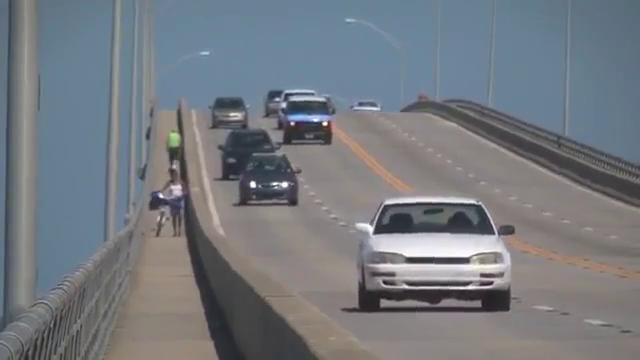
#> input picture frame 91 of Video_Car.mp4, 640 x 360 px
$ jupyter execute OpenCV_VideoBasics.ipynb
#> lines starting #> are read from the running program, lines starting #| are printed output that depends on the picture; after the words box and inside, x2 and y2 are one past the last pixel; in counts of white or black regions, pixels touching at a corner belong together
[cell 1]
import cv2

[cell 2]
cap = cv2.VideoCapture("C:\\Users\\SHYAM\\Downloads\\Video_Car.mp4")

[cell 3]
#Converting BGR to Gray scale
while (cap.isOpened()):
    ret, frame = cap.read()
#> frame is the input picture: shape (360, 640, 3); mean B, G, R 127.8, 121.7, 116.8

    # convert BGR format to Grayscale
    gray_frame = cv2.cvtColor(frame, cv2.COLOR_BGR2GRAY)
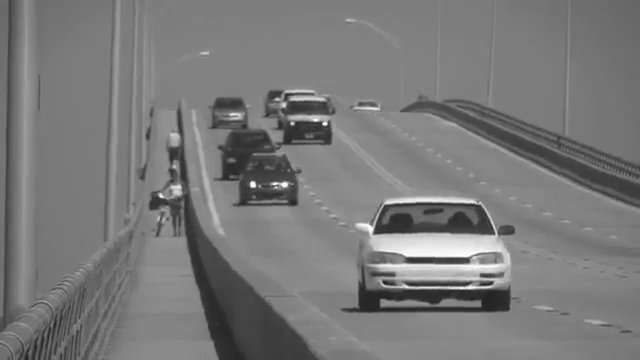
#> gray_frame: shape (360, 640); min 24, max 255, mean 120.9

    cv2.imshow('original',frame)
    cv2.imshow('Gray',gray_frame)

    k = cv2.waitKey(10) & 0xFF
#> (key q is pressed here)
    if k == ord('q') or k == 27:
        break

cap.release()
cv2.destroyAllWindows()

[cell 4]
#Capturing a frame and displaying frame count, height, width and frame per sec
import matplotlib.pyplot as plt
cap = cv2.VideoCapture("C:\\Users\\SHYAM\\Downloads\\Video_Car.mp4")

# Capture a Video Frame
ret, frame = cap.read()

frame = cv2.cvtColor(frame, cv2.COLOR_BGR2RGB)

# imshow() - To display an Image
plt.imshow(frame)

print("Display Frame Count:",cap.get(cv2.CAP_PROP_FRAME_COUNT))
print("Display Frame Height:",cap.get(cv2.CAP_PROP_FRAME_HEIGHT))
print("Display Frame Width:",cap.get(cv2.CAP_PROP_FRAME_WIDTH))
print("Display Frame FPS:",cap.get(cv2.CAP_PROP_FPS))

cap.release()

[cell 5]
#Increasing the video resolution and then adding average blur, median blur and gaussian blur

cap = cv2.VideoCapture("C:\\Users\\SHYAM\\Downloads\\Video_Car.mp4")
while (cap.isOpened()):
    ret, frame = cap.read()
    # increase the video resolution
    # fx = scale factor along horizontal axis
    # fy = scale factor along vertical axis
    frame = cv2.resize(frame, (840,680), fx = 200, fy = 300,
                       interpolation = cv2.INTER_NEAREST)
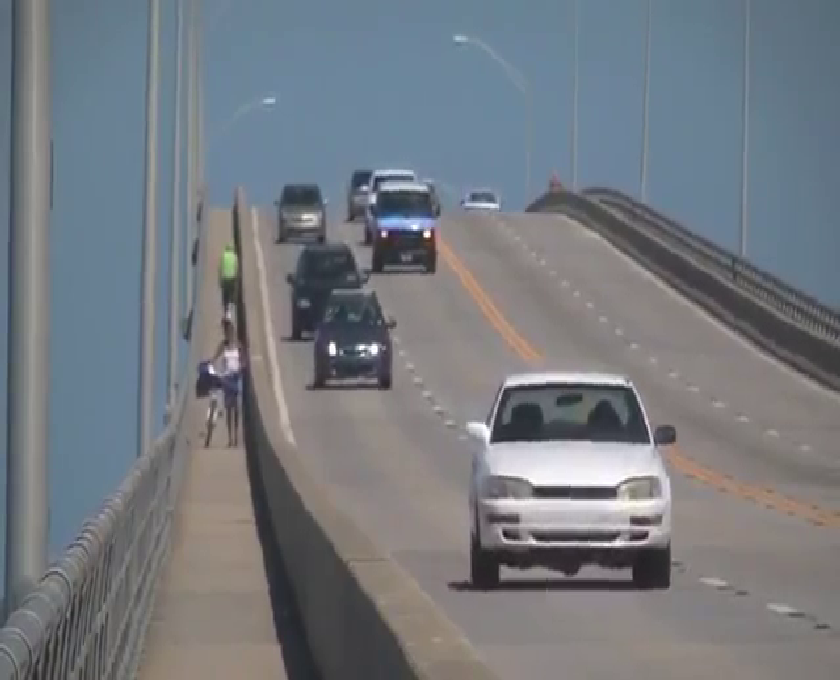
#> frame: shape (680, 840, 3); mean B, G, R 127.8, 121.7, 116.8
    cv2.imshow('Original', frame)

    # Average Blur
    img_blur = cv2.blur(frame, (5,5))
    cv2.imshow('Blur', img_blur)

    # Median Blur
    m_blur = cv2.medianBlur(frame, 7)
    cv2.imshow('Median Blur', m_blur)

    # Gaussian Blur, sigmaX(stdDev)= 1
    g_blur = cv2.GaussianBlur(frame, (7,7), 1)
    cv2.imshow('Gaussian Blur', g_blur)

    k = cv2.waitKey(10) & 0xFF
#> (key q is pressed here)
    if k == ord('q') or k == 27:
        break

cap.release()
cv2.destroyAllWindows()

[cell 6]
#
cap = cv2.VideoCapture("C:\\Users\\SHYAM\\Downloads\\Video_Car.mp4")
while (cap.isOpened()):
    ret, frame = cap.read()
    frame = cv2.resize(frame, (840,680), fx = 200, fy = 300,
                       interpolation = cv2.INTER_NEAREST)
    cv2.imshow('Original', frame)

    # convert BGR format to Grayscale
    img_g = cv2.cvtColor(frame, cv2.COLOR_BGR2GRAY)
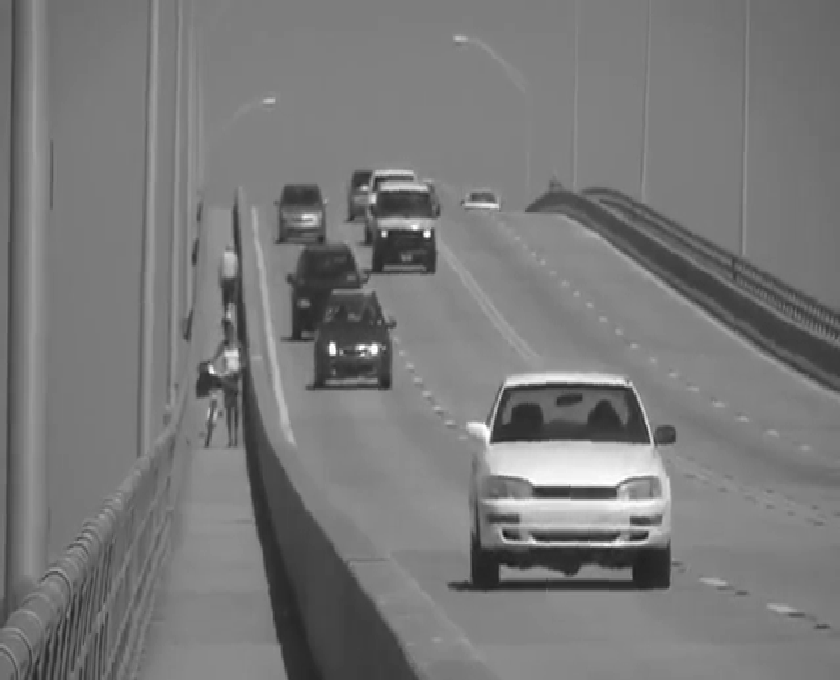
#> img_g: shape (680, 840); min 24, max 255, mean 120.9

    edges_low = cv2.Canny(img_g, 50, 150)
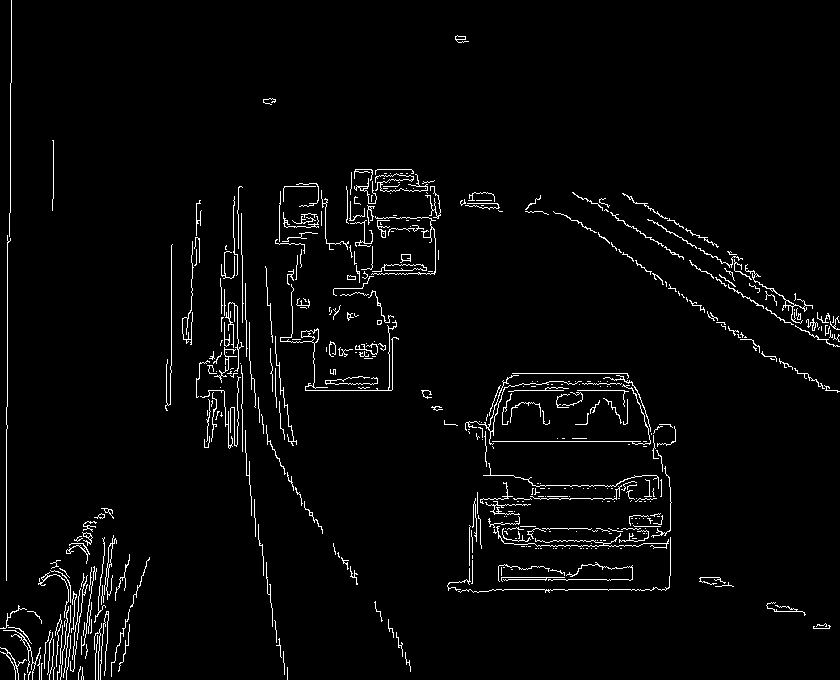
#> edges_low: shape (680, 840); 3% white in thin lines or dots
    edges_high = cv2.Canny(img_g, 150, 220)
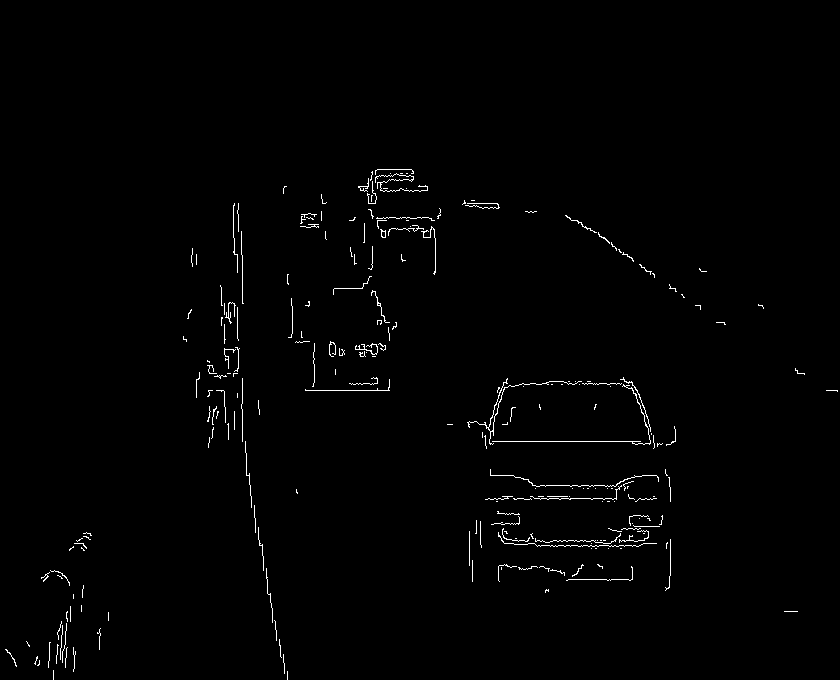
#> edges_high: shape (680, 840); 0.98% white in thin lines or dots, all inside (x1, y1, x2, y2) = (5, 169, 838, 680)

    cv2.imshow('original',frame)
    cv2.imshow('Edges',edges_low)
    cv2.imshow('Edges High',edges_high)

    k = cv2.waitKey(60) & 0xFF
#> (key q is pressed here)
    if k == ord('q') or k == 27:
        break

cap.release()
cv2.destroyAllWindows()

$ run again, starting later in the video
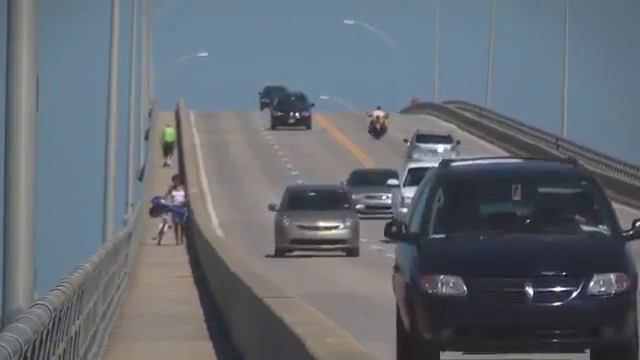
#> input picture frame 412 of Video_Car.mp4, 640 x 360 px
#> frame is the input picture: shape (360, 640, 3); mean B, G, R 114.8, 107.1, 100.1
#> `edges_low = cv2.Canny(img_g, 50, 150)`:
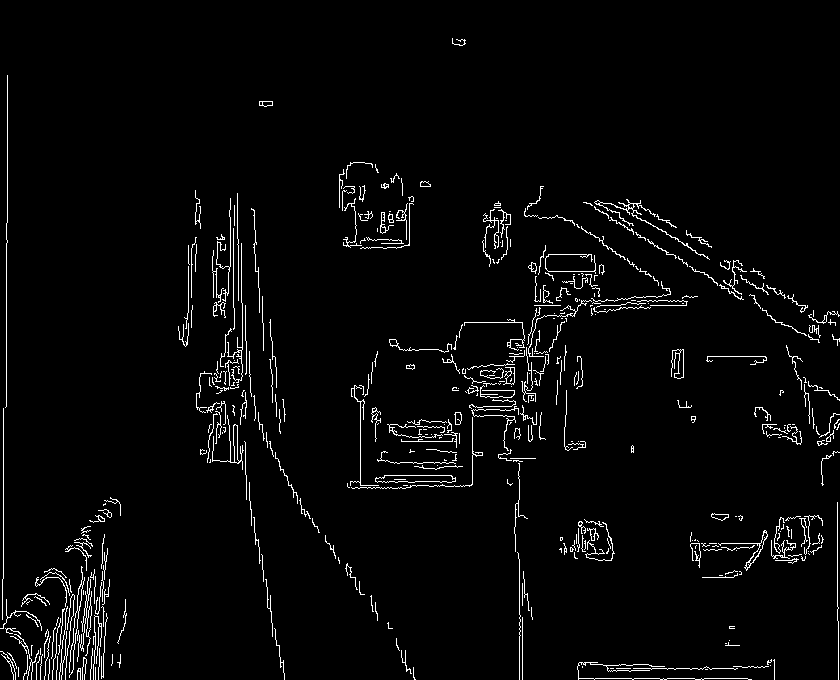
#> edges_low: shape (680, 840); 3% white in thin lines or dots
#> `edges_high = cv2.Canny(img_g, 150, 220)`:
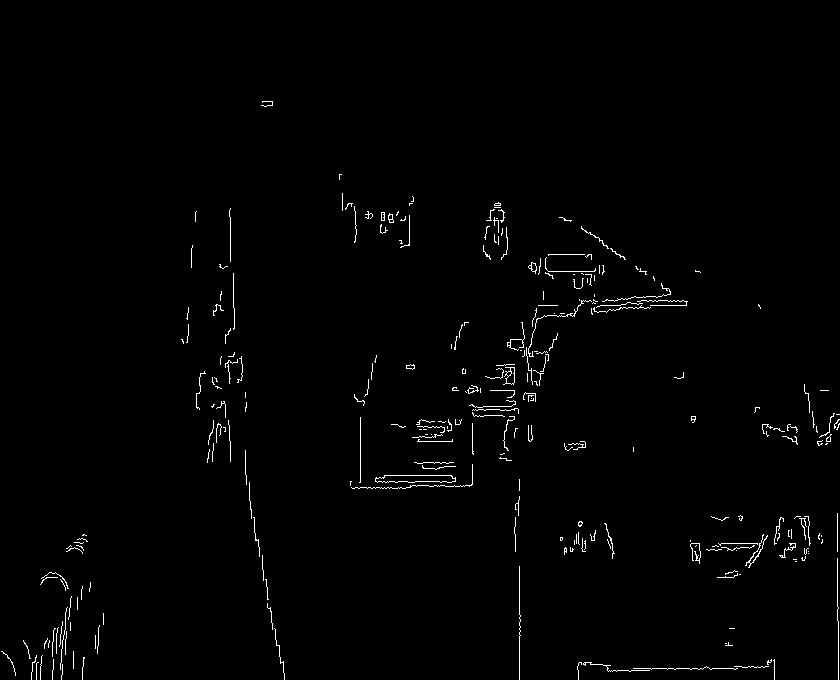
#> edges_high: shape (680, 840); 1.1% white in thin lines or dots, all inside (x1, y1, x2, y2) = (1, 101, 840, 680)

$ run again, starting later in the video
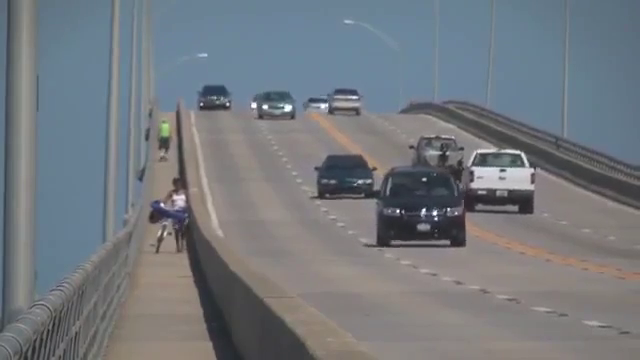
#> input picture frame 732 of Video_Car.mp4, 640 x 360 px
#> frame is the input picture: shape (360, 640, 3); mean B, G, R 126.3, 120.7, 115.8
#> `edges_low = cv2.Canny(img_g, 50, 150)`:
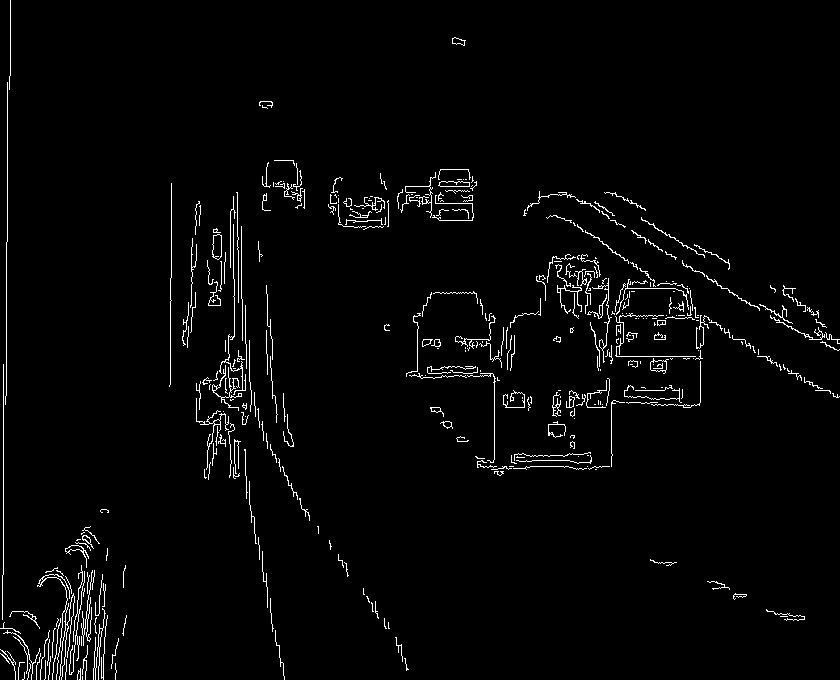
#> edges_low: shape (680, 840); 2.5% white in thin lines or dots
#> `edges_high = cv2.Canny(img_g, 150, 220)`:
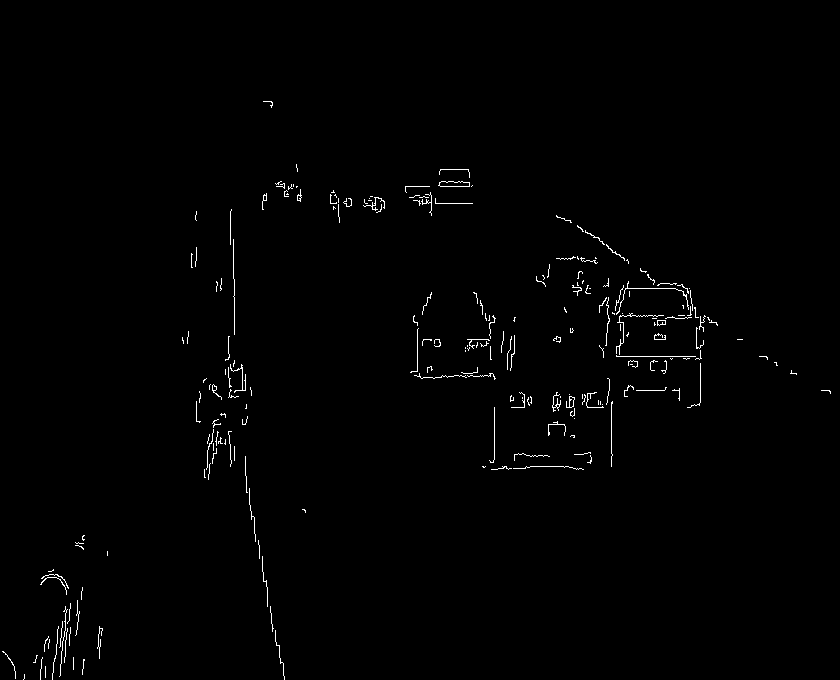
#> edges_high: shape (680, 840); 0.84% white in thin lines or dots, all inside (x1, y1, x2, y2) = (2, 101, 831, 680)
